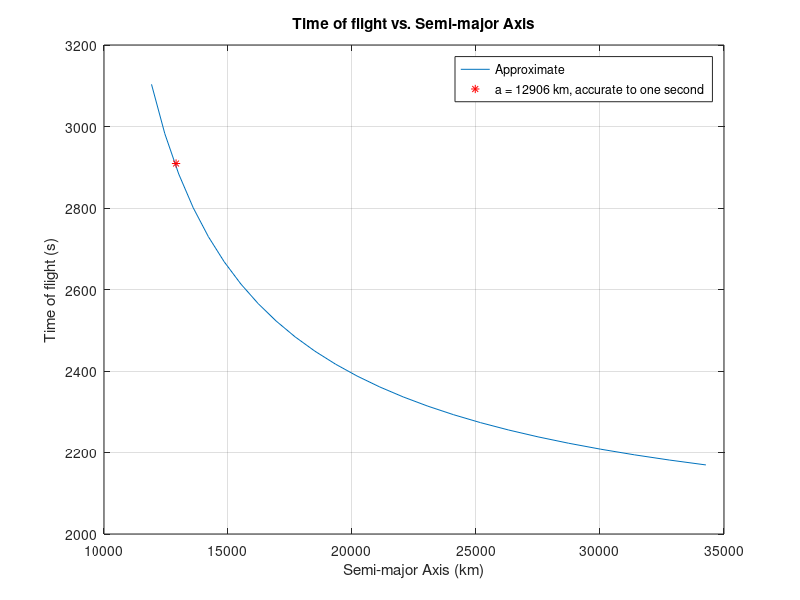
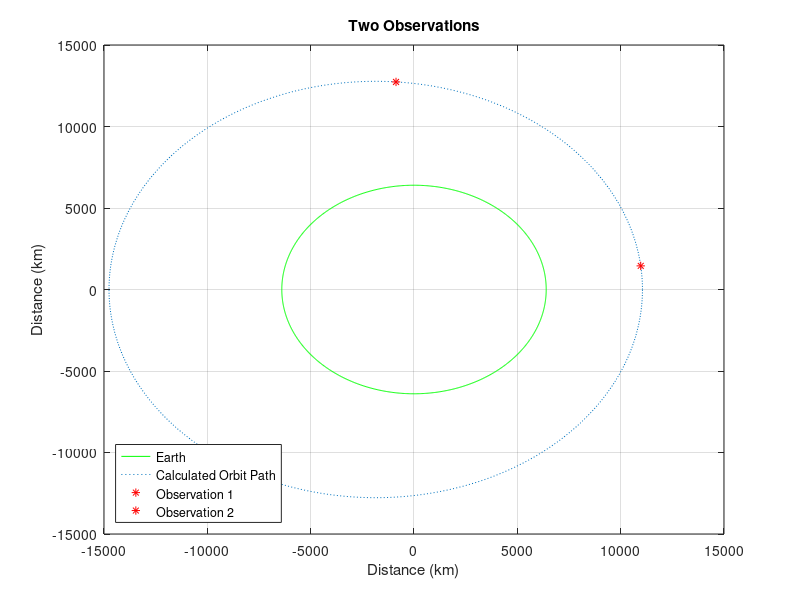

Recreate these plots in MATLAB, in order.
close all
clear
clc

mu = 3.986e5;
re = 6397; 
h1 = 4669;
r1 = h1 + re;
h2 = 6368;
r2 = h2 + re;
theta = 86*pi/180; 
d = sqrt( r1^2 + r2^2 - 2*r1*r2*cos(theta) );
true_time = 48.5*60;
a = (r1 + r2)/2;

TOF = zeros(2, 25);
for i = 1:25
	alpha = acos( 1 - (r1 + r2 + d)/(2*a) );
	beta = acos( 1 - (r1 + r2 - d)/(2*a) );
	TOF(1,i) = a;
	TOF(2,i) = sqrt(a^3/mu)*( (alpha - sin(alpha)) - (beta - sin(beta)) ); 
	a = a * 1.045;
end

plot( TOF(1,:) , TOF(2,:) )
title 'Time of flight vs. Semi-major Axis'
xlabel 'Semi-major Axis (km)'
ylabel 'Time of flight (s)'
grid on
hold on

TOF_exact= 1e6;
a = (r1 + r2)/2;

while abs( TOF_exact - true_time ) > 1
	alpha = acos( 1 - (r1 + r2 + d)/(2*a) );
	beta = acos( 1 - (r1 + r2 - d)/(2*a) );
	TOF_exact= sqrt(a^3/mu)*( (alpha - sin(alpha)) - (beta - sin(beta)) ); 
        a = a * 1.004; % changed from .45% increments
end


plot( a, TOF_exact, 'r*')
legend('Approximate', sprintf('a = %4.0f km, accurate to one second', a))

Energy = -mu/(2*a);
phi = alpha - beta
ua = atan( sin(phi)^-1*(cos(phi) - (a-r2)/(a-r1)) )
ecc = (a-r1)/(a*cos(ua));
p = a*(1 - ecc^2);
H = sqrt(p*mu);
%H = sqrt(mu^2*(ecc^2-1)/(2*Energy))
Vp = H/(a*(1-ecc))
Va = H/(a*(1+ecc))

% check work using mean anomaly

ub = cos(ua)*(a-r2)/(a-r1);
TOF2 = sqrt(a^3/mu)*( (ua - ecc*sin(ua)) - (ub - ecc*sin(ub)) )
errorp = (TOF_exact - TOF2)/TOF_exact;
fprintf('First flight time: %4.2f\n', TOF_exact)
fprintf('Error is %4.2f%%\n', 100*errorp)

nu1 = acos( ecc^-1*(p/r1 - 1) );
nu2 = acos( ecc^-1*(p/r2 - 1) );
rp = a*(1 - ecc);

ub = acos( (ecc+cos(nu2))/(1 + ecc*cos(nu2)) );
Ma = ua - ecc*sin(ua);
Mb = ub - ecc*sin(ub);
TOF3 = sqrt(a^3/mu)*(Mb-Ma)
t = linspace(0, 2*pi, 1000);
earthx = re*cos(t);
earthy = re*sin(t);
c = ecc*a;
pathx = a*cos(t) - c;
b = sqrt( a^2 - c^2 );
pathy = b*sin(t);

point1x = r1 * cos(nu1);
point1y = r1 * sin(nu1);
point2x = r2 * cos(nu2);
point2y = r2 * sin(nu2);

figure (2)
plot(earthx, earthy, 'green', pathx, pathy, ':', ...
    point1x, point1y, 'r*', ...
    point2x, point2y, 'r*')
grid on
title 'Two Observations'
xlabel 'Distance (km)'
legend 'Earth' 'Calculated Orbit Path' 'Observation 1' ...
    'Observation 2' 'Location' 'Southwest'
ylabel 'Distance (km)'

